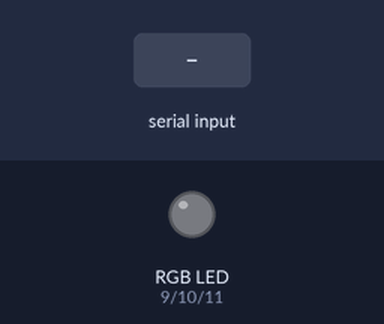
A sketch run on a simulated Arduino Uno, built with avr-gcc and run on an emulated ATmega328P. Parts: an RGB LED mixed from three pins (HIGH = lit). Inputs (shaded band) come from the test bench. Dim RGB values are drawn brighter than linear.

Above: at 1.2 s.
1.3 s: "90,45,200\n" received over Serial
At 2.4 s:
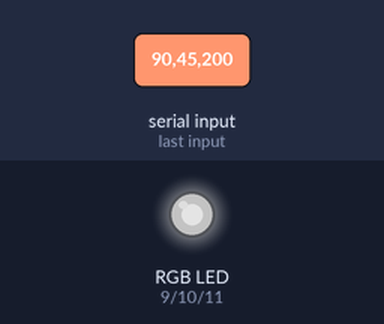
2.8 s: "30,150,10\n" received over Serial
At 3.6 s:
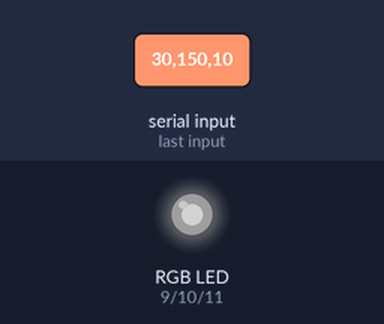
4.3 s: "200\n" received over Serial
At 5.5 s:
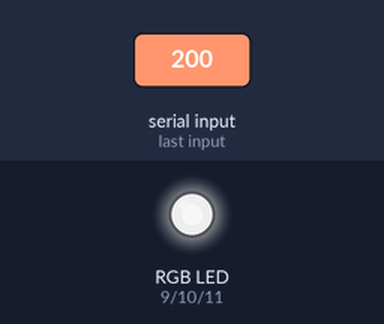
5.8 s: "90,45\n" received over Serial
At 6.9 s:
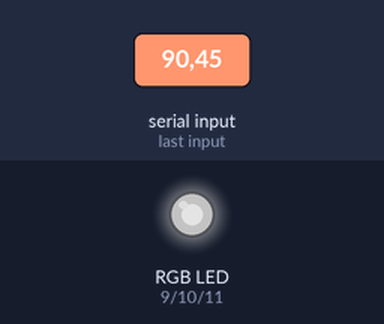
7.3 s: "30,150\n" received over Serial
At 8.0 s:
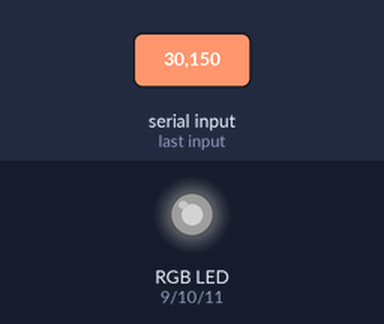
Timing chart, 0 to 9.8 s (numbered marks = the images above; inputs shaded):
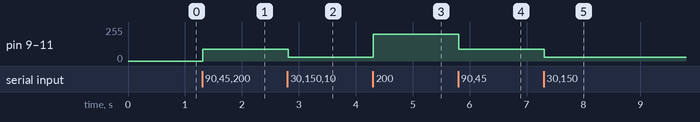

The sketch:

LED_module.ino
```cpp
#define LED_R 9
#define LED_G 10
#define LED_B 11

int ctrl, PWM_R, PWM_G, PWM_B = 0;
int led_change[] = {0, 0};

String inputString = "";
bool stringComplete = false;

void setup() {
  pinMode(LED_R, OUTPUT);
  pinMode(LED_G, OUTPUT);
  pinMode(LED_B, OUTPUT);

  inputString.reserve(200);

  Serial.begin(9600);
}//end setup()

void loop() {
  //파싱
  if (stringComplete) {

    //pc.println("데이터= " + inputString);

    ctrl = String(inputString.substring(inputString.indexOf("c")+1, inputString.indexOf("r"))).toInt();
    PWM_R = String(inputString.substring(inputString.indexOf("r")+1, inputString.indexOf("g"))).toInt();
    PWM_G = String(inputString.substring(inputString.indexOf("g")+1, inputString.indexOf("b"))).toInt();
    PWM_B = String(inputString.substring(inputString.indexOf("b")+1)).toInt();

    led_change[0] = ctrl + PWM_R + PWM_G + PWM_B;

    //수신 데이터 버퍼 초기화
    inputString = "";
    stringComplete = false;
  } //end if #29

  //데이터 변화가 있으면 상태 갱신
  if(led_change[0] != led_change[1]) {

    led_change[1] = led_change[0];

    //동작 명령시 PWM 출력
    if(ctrl) {
      analogWrite(LED_R, PWM_R);
      analogWrite(LED_G, PWM_G);
      analogWrite(LED_B, PWM_B);
    }

    //정지 명령시 LOW 출력
    else if(!ctrl) {
      digitalWrite(LED_R, 0);
      digitalWrite(LED_G, 0);
      digitalWrite(LED_B, 0);
    }

  } //end if(led_change)

} //end loop()

//UART 인터럽트
void serialEvent() {
  while (Serial.available()) {

    char inChar = (char)Serial.read();
    inputString += inChar;

    if (inChar == '\n')
      stringComplete = true;

  }//end while
} //end serialEvent()
```

Measured:
- after the input at 1.3 s, pin 9 (LED_R), pin 10 (LED_G), pin 11 (LED_B): 0/255 → 90/255 at once
- after the input at 2.8 s, pin 9 (LED_R), pin 10 (LED_G), pin 11 (LED_B): 90/255 → 30/255 at once
- after the input at 4.3 s, pin 9 (LED_R), pin 10 (LED_G), pin 11 (LED_B): 30/255 → 200/255 at once
- after the input at 5.8 s, pin 9 (LED_R), pin 10 (LED_G), pin 11 (LED_B): 200/255 → 90/255 at once
- after the input at 7.3 s, pin 9 (LED_R), pin 10 (LED_G), pin 11 (LED_B): 90/255 → 30/255 at once
